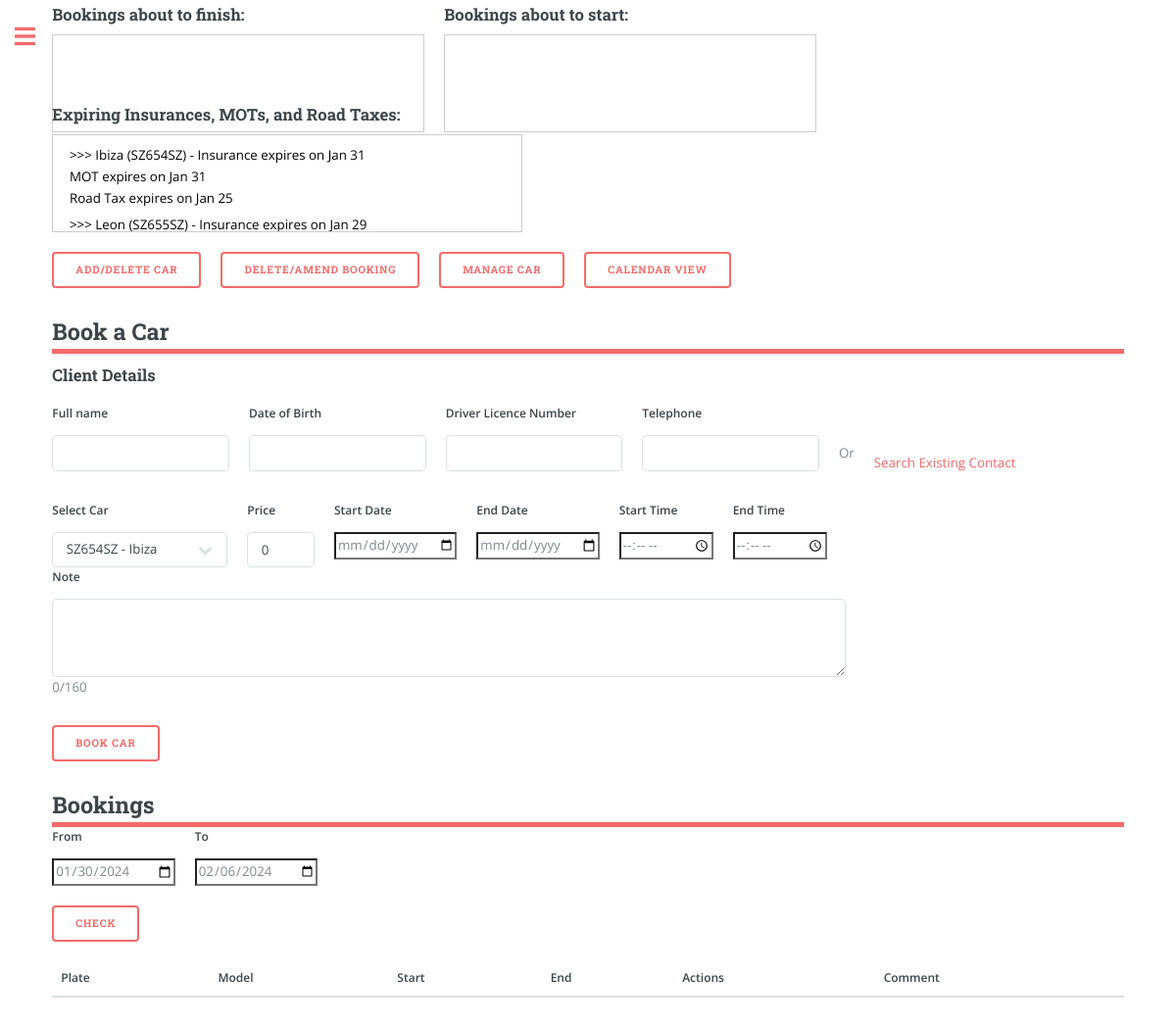
Before: /overview (signed in) with the older database file.
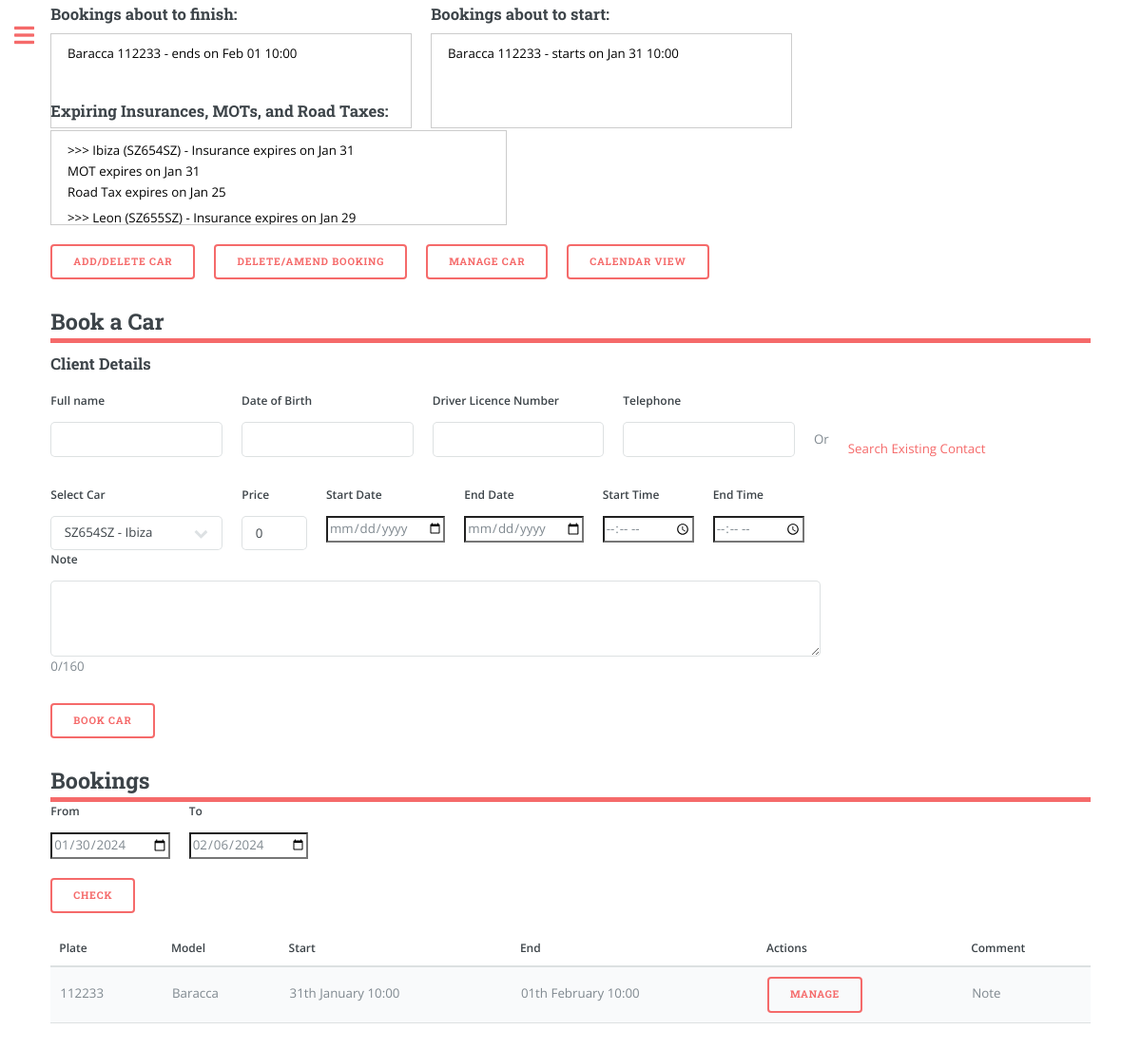
After: the same page with the newer database file.
### app/models.py (models this page shows, shortened)
class Car(db.Model):
    plate = db.Column(db.String(8), primary_key=True, index=True, unique=True)
    make = db.Column(db.String(15), index=True)
    model = db.Column(db.String(15), index=True)
    fuel = db.Column(db.String(8), index=True)
    year = db.Column(db.Integer, index=True)
    cc = db.Column(db.Integer, index=True)
    user_id = db.Column(db.Integer, db.ForeignKey('user.id'))
    days = db.Column(db.Integer, default=0, index=True)
    money = db.Column(db.Integer, default=0, index=True) # Referred as 'revenue'
    car_cost = db.Column(db.Integer, default=0, index=True)
    insurance_cost = db.Column(db.Float, default=0, index=True)
    insurance_expiry_date = db.Column(db.DateTime)
    mot_cost = db.Column(db.Float, default=0, index=True)
    mot_expiry_date = db.Column(db.DateTime)
    road_tax_cost = db.Column(db.Float, default=0, index=True)
    road_tax_expiry_date = db.Column(db.DateTime)
    renewal = db.relationship('Renewal', backref='car', lazy='dynamic')
    @classmethod
    def reset_parameters(cls):
        today = datetime.now()
        if today.month == 1 and today.day == 1:
            for car in Car.query.all():
                car.days = 0
                car.money = 0
            db.session.commit()

class Booking(db.Model):
    id = db.Column(db.Integer, primary_key=True)
    start_datetime = db.Column(db.DateTime, nullable=False)
    end_datetime = db.Column(db.DateTime, nullable=False)
    car_plate = db.Column(db.String(8), db.ForeignKey('car.plate'), nullable=False)
    user_id = db.Column(db.Integer, db.ForeignKey('user.id'), nullable=False)
    note = db.Column(db.String(160))
    money = db.Column(db.Integer, default=0, index=True)
    car = db.relationship('Car', backref='bookings', lazy=True)
    contact_id = db.Column(db.Integer, db.ForeignKey('contacts.id', name='booking_contacts_id'), nullable=True)

### app/routes.py (the view, shortened to what this page needs)
@app.route('/')
@app.route('/overview', methods=['GET', 'POST'])
@login_required
def overview(): # Booking
    Car.reset_parameters()
    contact_id = request.args.get('contact_id')
    contact = None
    if contact_id:
        contact = Contacts.query.filter_by(id=contact_id).first()
    user_cars = current_user.garage.all()
    user_contacts = current_user.contacts.all()
    from_date = request.form.get('from')
    to_date = request.form.get('to')
    if from_date == None:
        from_date = datetime.now().strftime('%Y-%m-%d')
        to_date = (datetime.now() + timedelta(days=7)).strftime('%Y-%m-%d')
        from_datetime = datetime.strptime(f'{from_date}', '%Y-%m-%d')
        to_datetime = datetime.strptime(f'{to_date}', '%Y-%m-%d')
    else:
        from_datetime = datetime.strptime(f'{from_date}', '%Y-%m-%d')
        to_datetime = datetime.strptime(f'{to_date}', '%Y-%m-%d')
        to_datetime += timedelta(days=1)
    user_bookings = Booking.query.filter(
                Booking.user_id == current_user.id,
                Booking.end_datetime >= from_datetime,
                Booking.start_datetime <= to_datetime,
                ).all()
    booked_car_plates = [booking.car_plate for booking in user_bookings]
    available_cars = [car for car in user_cars if car.plate not in booked_car_plates]
    three_months_ago = datetime.now() - timedelta(days=3 * 30)
    old_bookings = Booking.query.filter(
        (Booking.user_id == current_user.id) &
        (Booking.end_datetime < three_months_ago)
    ).all()
    for old_booking in old_bookings:
        Booking.remove_booking(old_booking.id)
    bookings_about_to_finish = Booking.query.filter(
        (Booking.user_id == current_user.id) &
        ((Booking.end_datetime >= datetime.now().date()) & (Booking.end_datetime <= (datetime.now().date() + timedelta(weeks=1))))).all()
    bookings_about_to_start = Booking.query.filter(
        (Booking.user_id == current_user.id) &
        ((Booking.start_datetime >= datetime.now().date()) & (Booking.start_datetime <= (datetime.now().date() + timedelta(weeks=1))))).all()
    in_four_weeks = datetime.now() + timedelta(weeks=4)
    cars_expiring_soon = Car.query.filter(
        (Car.user_id == current_user.id) &
        ((Car.insurance_expiry_date <= in_four_weeks) |
        (Car.mot_expiry_date <= in_four_weeks) |
        (Car.road_tax_expiry_date <= in_four_weeks))
    ).all()
    return render_template('overview.html',
                            user_cars=user_cars,
                            available_cars=available_cars,
                            user_bookings=user_bookings,
                            from_datetime=from_datetime.strftime('%Y-%m-%d'),
                            to_datetime=to_datetime.strftime('%Y-%m-%d'),
                            user_contacts=user_contacts,
                            contact=contact,
                            user_name=current_user.username if current_user.is_authenticated else None,
                            bookings_about_to_start=bookings_about_to_start,
                            bookings_about_to_finish=bookings_about_to_finish,
                            in_four_weeks=in_four_weeks,
                            cars_expiring_soon=cars_expiring_soon)

### app/models.py (called while the page is built)
@login.user_loader
def load_user(id):
    return User.query.get(int(id))

### app/templates/overview.html (shortened to what the changed rows need)
{% extends "index.html" %}
{% block content %}
<link rel="stylesheet" href="{{ url_for('static', filename='css/main.css') }}">
<link rel="stylesheet" href="{{ url_for('static', filename='css/custom.css') }}">
<div class="row">
    <div class="col-md-6" style="width: 400px; margin-top: -50px;">
        <h3>Bookings about to finish:</h3>
        <div class="notice-board" style="margin-top: -10px; height: 100px;">
            <ul class="notice-list">
                {% for booking in bookings_about_to_finish %}
                <a href="{{ url_for('bookings_manage', booking_id=booking.id ) }}" style="color: rgb(0, 0, 0);">
                    <li>{{ booking.car.model }} {{ booking.car.plate }} - ends on {{ booking.end_datetime.strftime("%b %d %H:%M") }}</li>
                {% endfor %}
                </a>
            </ul>
        </div>
    </div>
    <div class="col-md-6" style="width: 400px; margin-top: -50px;">
        <h3>Bookings about to start:</h3>
        <div class="notice-board" style="margin-top: -10px; height: 100px;">
            <ul class="notice-list">
                {% for booking in bookings_about_to_start %}
                <a href="{{ url_for('bookings_manage', booking_id=booking.id ) }}" style="color: rgb(0, 0, 0);">
                    <li>{{ booking.car.model }} {{ booking.car.plate }} - starts on {{ booking.start_datetime.strftime("%b %d %H:%M") }}</li>
                {% endfor %}
                </a>
            </ul>
        </div>
    </div>
    <div class="col-md-6" style="width: 500px; margin-top: -50px;">
        <div class="notice-board" style="margin-top: -10px; height: 100px;">
            <ul class="notice-list">
                {% for car in cars_expiring_soon %}
                    <a href="{{ url_for('garage_car', car_plate=car.plate ) }}" style="color: rgb(0, 0, 0);">
                        <li>
                            >>> {{ car.model }} ({{ car.plate }}) -
                            {% if car.insurance_expiry_date and car.insurance_expiry_date <= in_four_weeks %}
                                Insurance expires on {{ car.insurance_expiry_date.strftime("%b %d") }}
                            {% endif %}
                            {% if car.mot_expiry_date and car.mot_expiry_date <= in_four_weeks %}
                                {% if car.insurance_expiry_date and car.insurance_expiry_date <= in_four_weeks %} <br> {% endif %}
                                MOT expires on {{ car.mot_expiry_date.strftime("%b %d") }}
                            {% endif %}
                            {% if car.road_tax_expiry_date and car.road_tax_expiry_date <= in_four_weeks %}
                                {% if car.insurance_expiry_date and car.insurance_expiry_date <= in_four_weeks or car.mot_expiry_date and car.mot_expiry_date <= in_four_weeks %}
                                    <br>
                                {% endif %}
                                Road Tax expires on {{ car.road_tax_expiry_date.strftime("%b %d") }}
                            {% endif %}
                        </li>
                    </a>
                {% endfor %}
            </ul>
        </div>
    </div>
</div>
<header id="header" style="padding: 0;">
    <h2>Book a Car</h2>
</header>
<header id="header" style="padding: 0;">
<h2>Bookings</h2>
</header>
<form action="{{ url_for('bookings_manage') }}" method="POST">
    <table>
        <thead>
            <tr>
                <th>Plate</th>
                <th>Model</th>
                <th>Start</th>
                <th>End</th>
                <th>Actions</th>
                <th>Comment</th>
            </tr>
        </thead>
        <tbody>
            {% for booking in user_bookings %}
                <tr>
                    <td>{{ booking.car.plate }}</td>
                    <td>{{ booking.car.model }}</td>
                    <td>{{ booking.start_datetime.strftime("%dth %B %H:%M") }}</td>
                    <td>{{ booking.end_datetime.strftime("%dth %B %H:%M") }}</td>
                    <td>
                        <button type="submit" class="btn btn-danger" name="manage_booking" value="{{ booking.id }}">Manage</button>
                    </td>
                    <td>
                        {% if booking.note %}
                            <span class="note-tooltip">
                                Note
                            </span>
                        {% endif %}
                    </td>
                </tr>
            {% endfor %}
        </tbody>
    </table>
</form>
{% endblock %}

Changed rows visible on the page:
added Booking: car.model "Baracca", car.plate "112233", end_datetime "Feb 01 10:00", start_datetime "Jan 31 10:00", start_datetime "31th January 10:00", end_datetime "01th February 10:00", {{ booking.id }} 20 (drawn)
